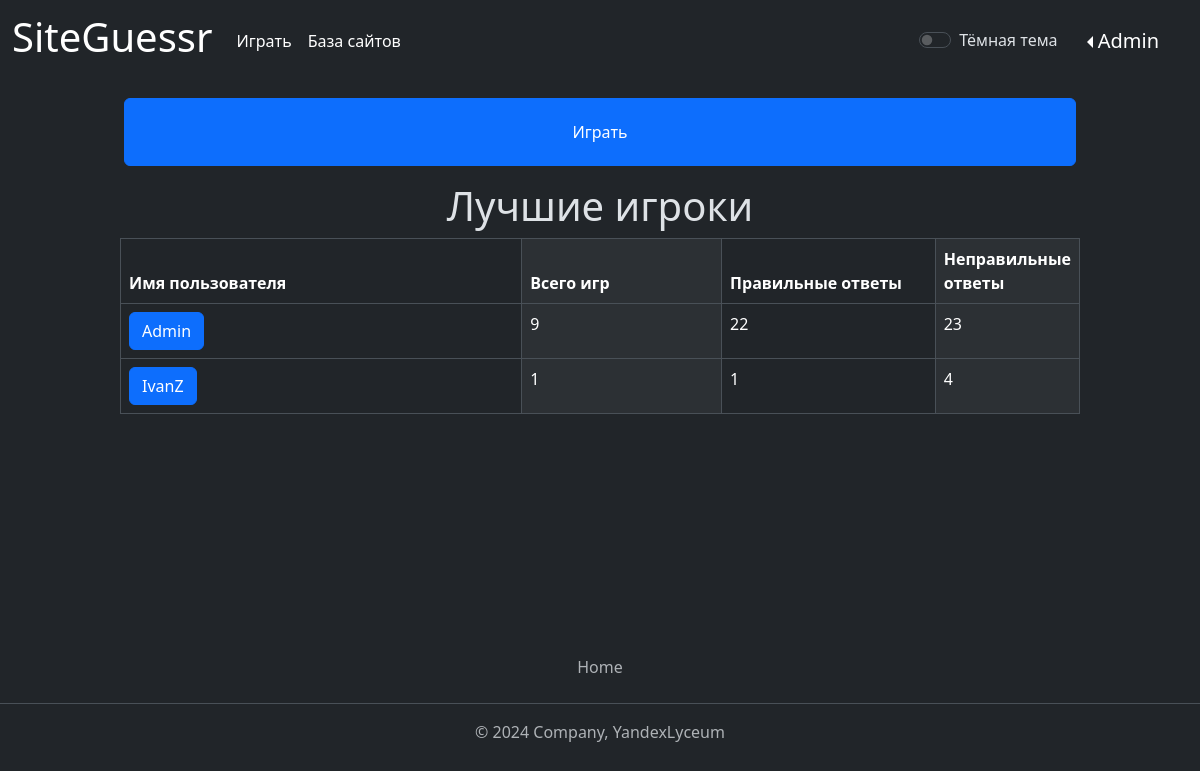
Screenshot of / (signed in) with the database file from the repository.
### data/users.py (models this page shows, shortened)
class User(SqlAlchemyBase, UserMixin, SerializerMixin):
    __tablename__ = 'user'
    id = sqlalchemy.Column(sqlalchemy.Integer,
                           primary_key=True, autoincrement=True)
    login = sqlalchemy.Column(sqlalchemy.String, unique=True, nullable=True)
    description = sqlalchemy.Column(sqlalchemy.String)  # описание
    role = sqlalchemy.Column(sqlalchemy.String, nullable=True, default="newbie")  # роль
    banned = sqlalchemy.Column(sqlalchemy.Boolean, nullable=True, default=False)  # бан
    created_date = sqlalchemy.Column(sqlalchemy.DateTime)
    modified_date = sqlalchemy.Column(sqlalchemy.DateTime)
    hashed_password = sqlalchemy.Column(sqlalchemy.String, nullable=True)
    statistic = orm.relationship("Statistic", back_populates='user', uselist=False)
    games = orm.relationship("Game", back_populates='user')
    website = orm.relationship("Website", back_populates='user')

### data/statistics.py (models this page shows)
class Statistic(SqlAlchemyBase, UserMixin, SerializerMixin):
    __tablename__ = 'statistic'
    id = sqlalchemy.Column(sqlalchemy.Integer,
                           primary_key=True, autoincrement=True)
    user_id = sqlalchemy.Column(sqlalchemy.Integer, sqlalchemy.ForeignKey("user.id"), nullable=True, unique=True)
    total_games = sqlalchemy.Column(sqlalchemy.Integer, nullable=True, default=0)  # общее количество сыгранных игр
    correct_answers = sqlalchemy.Column(sqlalchemy.Integer, nullable=True, default=0)  # количество правильных ответов
    wrong_answers = sqlalchemy.Column(sqlalchemy.Integer, nullable=True, default=0)  # количество неправильных ответов
    average_score = sqlalchemy.Column(sqlalchemy.Integer, nullable=True, default=0)  # средний балл за игру
    best_score = sqlalchemy.Column(sqlalchemy.Integer, nullable=True, default=0)  # лучший счёт
    user = orm.relationship('User')

### main.py (the view)
@app.route("/")
def index():
    db_sess = db_session.create_session()
    params = {"title": "Лучшие игроки",
              "users": [user for user in
                        db_sess.query(User).join(Statistic).filter(User.banned == 0).order_by(
                            desc(Statistic.correct_answers), desc(User.login)).limit(10).all()]}
    return render_template("index.html", **params)

### data/db_session.py (called while the page is built)
def create_session() -> Session:
    global __factory
    return __factory()

### main.py (called while the page is built)
@login_manager.user_loader
def load_user(user_id):
    db_sess = db_session.create_session()
    return db_sess.query(User).get(user_id)

### templates/index.html (shortened to what this page needs)
<div class="main-body">
    <div class="row" style="height: 100px">
        <a href="/game_menu" class="h-100 p-3">
            <button class="btn btn-primary w-100 h-100">
                Играть
            </button>
        </a>
    </div>
    <div class="row">
        <h1 class="text-center">Лучшие игроки</h1>
        <div class="container">
            <table class="table table-striped-columns table-bordered ">
                <thead>
                <tr class="">
                    <th class="col-6" scope="col">Имя пользователя</th>
                    <th class="col-3" scope="col">Всего игр</th>
                    <th class="col-3" scope="col">Правильные ответы</th>
                    <th class="col-3" scope="col">Неправильные ответы</th>
                </tr>
                </thead>
                <tbody>
                <tr class="">
                    <td><a class="btn btn-primary" href="/profile/<% user.login %>" role="button"><% user.login %></a>
                    </td>
                    <td><% user.statistic.total_games %></td>
                    <td><% user.statistic.correct_answers %></td>
                    <td><% user.statistic.wrong_answers %></td>
                </tr>
                </tbody>
            </table>
        </div>
    </div>
</div>

### templates/base.html (shortened to what this page needs)
<!DOCTYPE html>
<html lang="ru" data-bs-theme="dark">
<head>
    <link href="https://cdn.jsdelivr.net/npm/bootstrap@5.3.2/dist/css/bootstrap.min.css" rel="stylesheet"
>
    <link rel="stylesheet" type="text/css" href=<% url_for(
    'static', filename='css/style.css') %> />
</head>
<body class="d-flex flex-column min-vh-100">
<header>
    <nav class="navbar navbar-expand">
        <div class="container-fluid">
            <a class="navbar-brand" href="/"><h1> SiteGuessr </h1></a>
            <div class="collapse navbar-collapse" id="navbarNav">
                <ul class="navbar-nav">
                    <li class="nav-item">
                        <a class="nav-link active" aria-current="page" href="/game_menu">Играть</a>
                    </li>
                </ul>
                <ul class="navbar-nav">
                    <li class="nav-item">
                        <a href="/websites" class="nav-link active" aria-current="page">База сайтов</a>
                    </li>
                </ul>
            </div>
            <div class="form-check form-switch px-3">
                <input class="form-check-input" type="checkbox" role="switch" id="btnSwitch">
                <label class="form-check-label" for="btnSwitch">Тёмная тема</label>
            </div>
            <div class="row">
                <div class="dropdown dropstart">
                    <button class="navbar-brand dropdown-toggle btn"
                            id="dropdownMenuLink" data-bs-toggle="dropdown" aria-expanded="false"><%
                    </button>
                </div>
            </div>
        </div>
    </nav>
</header>
<footer class="py-3 my-4 mt-auto">
    <ul class="nav justify-content-center border-bottom pb-3 mb-3">
        <li class="nav-item"><a href="/" class="nav-link px-2 text-muted">Home</a></li>
    </ul>
    <p class="text-center text-muted">© 2024 Company, YandexLyceum</p>
</footer>
</body>
</html>

### static/css/style.css (style rules this page uses)
.main-body { margin-left: 10%; margin-right: 10%; }

### rows the page displays
User: login "Admin", statistic.total_games "9", statistic.correct_answers "22", statistic.wrong_answers "23"
User: login "IvanZ", statistic.total_games "1", statistic.correct_answers "1", statistic.wrong_answers "4"
